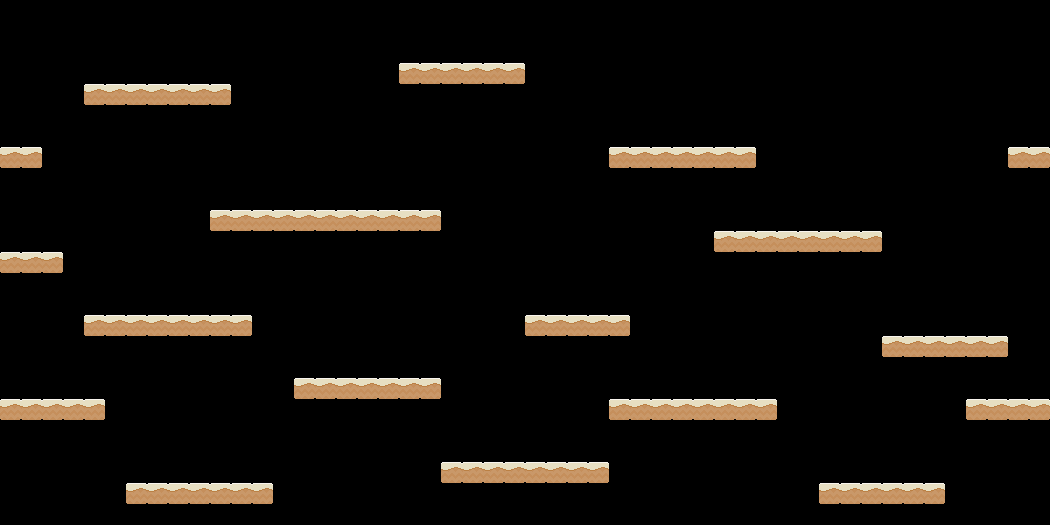

This game map was drawn from its Tiled (.tmx) file and the tilesets committed beside it. A one-line description and the full map source follow:
An orthogonal 50x25 tile map with 21x21 px tiles, 1 tile layer (platforms) and 16 objects (16x spawn).

<map version="1.0.0" orientation="orthogonal" renderorder="right-down" width="50" height="25" tilewidth="21" tileheight="21" nextobjectid="21">
 <tileset firstgid="1" name="spritesheet" tilewidth="21" tileheight="21" spacing="2" margin="2" tilecount="900" columns="30">
  <image source="../images/spritesheet.png" width="692" height="692" />
 </tileset>
 <layer name="platforms" width="50" height="25">
  <data encoding="csv">
0,0,0,0,0,0,0,0,0,0,0,0,0,0,0,0,0,0,0,0,0,0,0,0,0,0,0,0,0,0,0,0,0,0,0,0,0,0,0,0,0,0,0,0,0,0,0,0,0,0,
0,0,0,0,0,0,0,0,0,0,0,0,0,0,0,0,0,0,0,0,0,0,0,0,0,0,0,0,0,0,0,0,0,0,0,0,0,0,0,0,0,0,0,0,0,0,0,0,0,0,
0,0,0,0,0,0,0,0,0,0,0,0,0,0,0,0,0,0,0,0,0,0,0,0,0,0,0,0,0,0,0,0,0,0,0,0,0,0,0,0,0,0,0,0,0,0,0,0,0,0,
0,0,0,0,0,0,0,0,0,0,0,0,0,0,0,0,0,0,0,2,2,2,2,2,2,0,0,0,0,0,0,0,0,0,0,0,0,0,0,0,0,0,0,0,0,0,0,0,0,0,
0,0,0,0,2,2,2,2,2,2,2,0,0,0,0,0,0,0,0,0,0,0,0,0,0,0,0,0,0,0,0,0,0,0,0,0,0,0,0,0,0,0,0,0,0,0,0,0,0,0,
0,0,0,0,0,0,0,0,0,0,0,0,0,0,0,0,0,0,0,0,0,0,0,0,0,0,0,0,0,0,0,0,0,0,0,0,0,0,0,0,0,0,0,0,0,0,0,0,0,0,
0,0,0,0,0,0,0,0,0,0,0,0,0,0,0,0,0,0,0,0,0,0,0,0,0,0,0,0,0,0,0,0,0,0,0,0,0,0,0,0,0,0,0,0,0,0,0,0,0,0,
2,2,0,0,0,0,0,0,0,0,0,0,0,0,0,0,0,0,0,0,0,0,0,0,0,0,0,0,0,2,2,2,2,2,2,2,0,0,0,0,0,0,0,0,0,0,0,0,2,2,
0,0,0,0,0,0,0,0,0,0,0,0,0,0,0,0,0,0,0,0,0,0,0,0,0,0,0,0,0,0,0,0,0,0,0,0,0,0,0,0,0,0,0,0,0,0,0,0,0,0,
0,0,0,0,0,0,0,0,0,0,0,0,0,0,0,0,0,0,0,0,0,0,0,0,0,0,0,0,0,0,0,0,0,0,0,0,0,0,0,0,0,0,0,0,0,0,0,0,0,0,
0,0,0,0,0,0,0,0,0,0,2,2,2,2,2,2,2,2,2,2,2,0,0,0,0,0,0,0,0,0,0,0,0,0,0,0,0,0,0,0,0,0,0,0,0,0,0,0,0,0,
0,0,0,0,0,0,0,0,0,0,0,0,0,0,0,0,0,0,0,0,0,0,0,0,0,0,0,0,0,0,0,0,0,0,2,2,2,2,2,2,2,2,0,0,0,0,0,0,0,0,
2,2,2,0,0,0,0,0,0,0,0,0,0,0,0,0,0,0,0,0,0,0,0,0,0,0,0,0,0,0,0,0,0,0,0,0,0,0,0,0,0,0,0,0,0,0,0,0,0,0,
0,0,0,0,0,0,0,0,0,0,0,0,0,0,0,0,0,0,0,0,0,0,0,0,0,0,0,0,0,0,0,0,0,0,0,0,0,0,0,0,0,0,0,0,0,0,0,0,0,0,
0,0,0,0,0,0,0,0,0,0,0,0,0,0,0,0,0,0,0,0,0,0,0,0,0,0,0,0,0,0,0,0,0,0,0,0,0,0,0,0,0,0,0,0,0,0,0,0,0,0,
0,0,0,0,2,2,2,2,2,2,2,2,0,0,0,0,0,0,0,0,0,0,0,0,0,2,2,2,2,2,0,0,0,0,0,0,0,0,0,0,0,0,0,0,0,0,0,0,0,0,
0,0,0,0,0,0,0,0,0,0,0,0,0,0,0,0,0,0,0,0,0,0,0,0,0,0,0,0,0,0,0,0,0,0,0,0,0,0,0,0,0,0,2,2,2,2,2,2,0,0,
0,0,0,0,0,0,0,0,0,0,0,0,0,0,0,0,0,0,0,0,0,0,0,0,0,0,0,0,0,0,0,0,0,0,0,0,0,0,0,0,0,0,0,0,0,0,0,0,0,0,
0,0,0,0,0,0,0,0,0,0,0,0,0,0,2,2,2,2,2,2,2,0,0,0,0,0,0,0,0,0,0,0,0,0,0,0,0,0,0,0,0,0,0,0,0,0,0,0,0,0,
2,2,2,2,2,0,0,0,0,0,0,0,0,0,0,0,0,0,0,0,0,0,0,0,0,0,0,0,0,2,2,2,2,2,2,2,2,0,0,0,0,0,0,0,0,0,2,2,2,2,
0,0,0,0,0,0,0,0,0,0,0,0,0,0,0,0,0,0,0,0,0,0,0,0,0,0,0,0,0,0,0,0,0,0,0,0,0,0,0,0,0,0,0,0,0,0,0,0,0,0,
0,0,0,0,0,0,0,0,0,0,0,0,0,0,0,0,0,0,0,0,0,0,0,0,0,0,0,0,0,0,0,0,0,0,0,0,0,0,0,0,0,0,0,0,0,0,0,0,0,0,
0,0,0,0,0,0,0,0,0,0,0,0,0,0,0,0,0,0,0,0,0,2,2,2,2,2,2,2,2,0,0,0,0,0,0,0,0,0,0,0,0,0,0,0,0,0,0,0,0,0,
0,0,0,0,0,0,2,2,2,2,2,2,2,0,0,0,0,0,0,0,0,0,0,0,0,0,0,0,0,0,0,0,0,0,0,0,0,0,0,2,2,2,2,2,2,0,0,0,0,0,
0,0,0,0,0,0,0,0,0,0,0,0,0,0,0,0,0,0,0,0,0,0,0,0,0,0,0,0,0,0,0,0,0,0,0,0,0,0,0,0,0,0,0,0,0,0,0,0,0,0
</data>
 </layer>
 <objectgroup name="spawns">
  <object id="1" name="spawn" x="132" y="274" width="20" height="30" />
  <object id="4" name="spawn" x="564" y="418" width="20" height="30" />
  <object id="5" name="spawn" x="537" y="273" width="20" height="30" />
  <object id="6" name="spawn" x="738" y="356" width="20" height="30" />
  <object id="7" name="spawn" x="799" y="184" width="20" height="30" />
  <object id="8" name="spawn" x="641" y="110" width="20" height="30" />
  <object id="9" name="spawn" x="501" y="21" width="20" height="30" />
  <object id="10" name="spawn" x="127" y="50" width="20" height="30" />
  <object id="11" name="spawn" x="925" y="295" width="20" height="30" />
  <object id="12" name="spawn" x="24" y="208" width="20" height="30" />
  <object id="13" name="spawn" x="308" y="339" width="20" height="30" />
  <object id="14" name="spawn" x="30" y="356" width="20" height="30" />
  <object id="15" name="spawn" x="224" y="173" width="20" height="30" />
  <object id="16" name="spawn" x="1014" y="101" width="20" height="30" />
  <object id="19" name="spawn" x="156" y="441" width="20" height="30" />
  <object id="20" name="spawn" x="913" y="441" width="20" height="30" />
 </objectgroup>
</map>